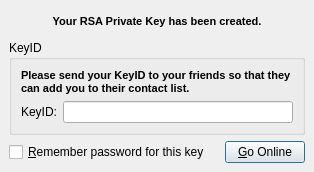
<ui version="4.0" >
 <author></author>
 <comment></comment>
 <exportmacro></exportmacro>
 <class>CreateKeyDoneDialog</class>
 <widget class="QDialog" name="CreateKeyDoneDialog" >
  <property name="geometry" >
   <rect>
    <x>0</x>
    <y>0</y>
    <width>314</width>
    <height>172</height>
   </rect>
  </property>
  <property name="windowTitle" >
   <string>Private Key Created</string>
  </property>
  <property name="windowIcon" >
   <iconset resource="images.qrc" >:/images/register32.png</iconset>
  </property>
  <layout class="QVBoxLayout" >
   <property name="margin" >
    <number>9</number>
   </property>
   <property name="spacing" >
    <number>6</number>
   </property>
   <item>
    <widget class="QLabel" name="label" >
     <property name="text" >
      <string>&lt;html>&lt;head>&lt;meta name="qrichtext" content="1" />&lt;/head>&lt;body style=" white-space: pre-wrap; font-family:MS Shell Dlg 2; font-size:8.25pt; font-weight:400; font-style:normal; text-decoration:none;">&lt;p style=" margin-top:0px; margin-bottom:0px; margin-left:0px; margin-right:0px; -qt-block-indent:0; text-indent:0px;">&lt;span style=" font-size:8pt; font-weight:600;">Your RSA Private Key has been created.&lt;/span>&lt;/p>&lt;/body>&lt;/html></string>
     </property>
     <property name="alignment" >
      <set>Qt::AlignCenter</set>
     </property>
    </widget>
   </item>
   <item>
    <widget class="QGroupBox" name="groupBox" >
     <property name="title" >
      <string>KeyID</string>
     </property>
     <layout class="QVBoxLayout" >
      <property name="margin" >
       <number>9</number>
      </property>
      <property name="spacing" >
       <number>6</number>
      </property>
      <item>
       <widget class="QLabel" name="label_2" >
        <property name="text" >
         <string>&lt;html>&lt;head>&lt;meta name="qrichtext" content="1" />&lt;/head>&lt;body style=" white-space: pre-wrap; font-family:MS Shell Dlg 2; font-size:8.25pt; font-weight:400; font-style:normal; text-decoration:none;">&lt;p style=" margin-top:0px; margin-bottom:0px; margin-left:0px; margin-right:0px; -qt-block-indent:0; text-indent:0px;">&lt;span style=" font-size:8pt; font-weight:600;">Please send your KeyID to your friends so that they can add you to their contact list.&lt;/span>&lt;/p>&lt;/body>&lt;/html></string>
        </property>
        <property name="wordWrap" >
         <bool>true</bool>
        </property>
       </widget>
      </item>
      <item>
       <layout class="QHBoxLayout" >
        <property name="margin" >
         <number>0</number>
        </property>
        <property name="spacing" >
         <number>6</number>
        </property>
        <item>
         <widget class="QLabel" name="label_3" >
          <property name="text" >
           <string>KeyID:</string>
          </property>
         </widget>
        </item>
        <item>
         <widget class="QLineEdit" name="keyId" >
          <property name="readOnly" >
           <bool>true</bool>
          </property>
         </widget>
        </item>
       </layout>
      </item>
     </layout>
    </widget>
   </item>
   <item>
    <layout class="QHBoxLayout" >
     <property name="margin" >
      <number>0</number>
     </property>
     <property name="spacing" >
      <number>6</number>
     </property>
     <item>
      <widget class="QCheckBox" name="rememberKey" >
       <property name="text" >
        <string>&amp;Remember password for this key</string>
       </property>
      </widget>
     </item>
     <item>
      <spacer>
       <property name="orientation" >
        <enum>Qt::Horizontal</enum>
       </property>
       <property name="sizeHint" >
        <size>
         <width>40</width>
         <height>20</height>
        </size>
       </property>
      </spacer>
     </item>
     <item>
      <widget class="QPushButton" name="goOnlineButton" >
       <property name="text" >
        <string>&amp;Go Online</string>
       </property>
      </widget>
     </item>
    </layout>
   </item>
  </layout>
 </widget>
 <pixmapfunction></pixmapfunction>
 <resources>
  <include location="images.qrc" />
 </resources>
 <connections/>
</ui>
